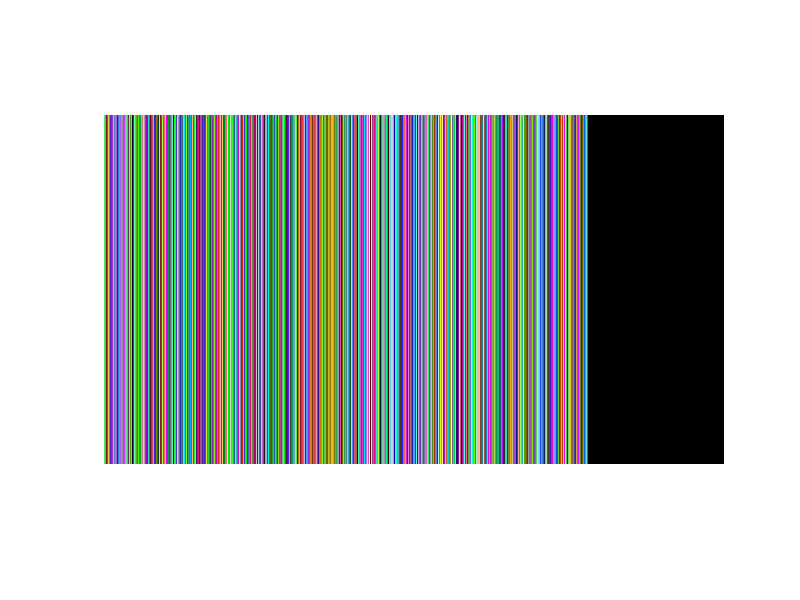

Recreate this plot in MATLAB.
% 设置图像尺寸
width = 1920;
height = 1080;

% 计算每个竖条纹的宽度
numStripes = 500; % 竖条纹的数量
stripeWidth = floor(width / numStripes);

% 创建图像矩阵
image = zeros(height, width, 3, 'uint8');

% 随机生成每个竖条纹的颜色
for i = 1:numStripes
    % 随机颜色
    color = randi([0, 255], 1, 3);
    
    % 计算当前竖条纹的像素范围
    startX = (i - 1) * stripeWidth + 1;
    endX = min(i * stripeWidth, width);
    
    % 给当前竖条纹区域赋上随机颜色
    image(:, startX:endX, :) = repmat(reshape(color, 1, 1, 3), height, endX - startX + 1);
end

% 显示图像
imshow(image);


% 保存图像到文件
imwrite(image, 'striped_image.png');